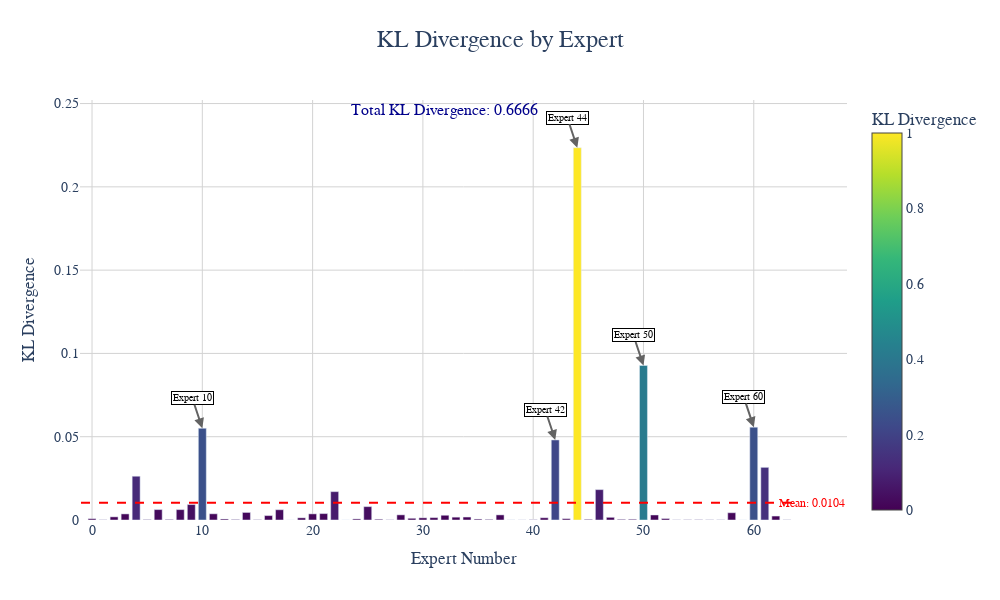

Notebook code cell kept with this figure:
### Markdown cell above
### plot of KL divergence

### Code cell
import plotly.graph_objects as go
import json
import plotly.express as px
import numpy as np

# Load the KL divergence results
with open('kl_divergence_analysis_1.json', 'r') as f:
    kl_data = json.load(f)

# Extract expert numbers and KL divergence values
experts = [int(expert.split('_')[1]) for expert in kl_data['expert_kl_divergences'].keys()]
kl_values = list(kl_data['expert_kl_divergences'].values())

# Create a color scale based on KL divergence values
colors = px.colors.sequential.Viridis

# Normalize KL values for color mapping
norm_kl_values = (np.array(kl_values) - min(kl_values)) / (max(kl_values) - min(kl_values))

# Create the bar chart
fig = go.Figure(data=[go.Bar(
    x=experts,
    y=kl_values,
    marker=dict(
        color=norm_kl_values,
        colorscale=colors,
        colorbar=dict(title="KL Divergence")
    )
)])

# Update layout
fig.update_layout(
    title={
        'text': 'KL Divergence by Expert',
        'y':0.95,
        'x':0.5,
        'xanchor': 'center',
        'yanchor': 'top',
        'font': dict(size=24)
    },
    xaxis_title='Expert Number',
    yaxis_title='KL Divergence',
    bargap=0.2,
    bargroupgap=0.1,
    plot_bgcolor='white',  # Set plot background to white
    paper_bgcolor='white',  # Set paper background to white
    font=dict(family="Arial", size=14),
    xaxis=dict(showgrid=True, gridcolor='lightgrey'),  # Add light grid to x-axis
    yaxis=dict(showgrid=True, gridcolor='lightgrey'),  # Add light grid to y-axis
)

# Add a horizontal line for the mean KL divergence
mean_kl = sum(kl_values) / len(kl_values)
fig.add_shape(
    type="line",
    x0=-1,
    y0=mean_kl,
    x1=len(experts),
    y1=mean_kl,
    line=dict(color="red", width=2, dash="dash"),
)

# Add annotation for mean KL divergence
fig.add_annotation(
    x=len(experts) * 1.02,
    y=mean_kl,
    text=f"Mean: {mean_kl:.4f}",
    showarrow=False,
    font=dict(size=12, color="red")
)

# Add annotation for total KL divergence
fig.add_annotation(
    x=len(experts) * 0.5,
    y=max(kl_values) * 1.1,
    text=f"Total KL Divergence: {kl_data['total_kl_divergence']:.4f}",
    showarrow=False,
    font=dict(size=16, color="darkblue")
)

# Highlight top 5 experts with highest KL divergence
top_5_indices = sorted(range(len(kl_values)), key=lambda i: kl_values[i], reverse=True)[:5]
for idx in top_5_indices:
    fig.add_annotation(
        x=experts[idx],
        y=kl_values[idx],
        text=f"Expert {experts[idx]}",
        showarrow=True,
        arrowhead=2,
        arrowsize=1,
        arrowwidth=2,
        arrowcolor="#636363",
        font=dict(size=10, color="black"),
        bgcolor="white",
        bordercolor="black",
        borderwidth=1,
    )

# Update size and add modebar
fig.update_layout(
    width=1000,
    height=600,
    modebar_add=["v1hovermode", "toggleSpikelines"]
)

# Show the plot
fig.show()

### Figure 1 — Plotly figure (JSON) as saved in the notebook; plotly's stock layout.template omitted (floating-point values rounded to 4 significant figures)
{"data": [{"marker": {"color": [0.003488, 0.0004693, 0.008435, 0.01636, 0.1176, 0.0009211, 0.02794, 0.001429, 0.02789, 0.04149, 0.2464, 0.01666, 0.002762, 0.00127, 0.02029, 0.0006255, 0.01181, 0.02755, 0, 0.0058, 0.01646, 0.01718, 0.07616, 2.076e-05, 0.00287, 0.0359, 0.002036, 0.0004683, 0.01381, 0.004587, 0.00579, 0.006319, 0.01273, 0.007611, 0.007943, 0.002459, 0.001555, 0.01369, 0.0001064, 0.0001427, 0.0006673, 0.005982, 0.215, 0.003498, 1, 0.001687, 0.08158, 0.007162, 0.001674, 0.001938, 0.4151, 0.01351, 0.003895, 0.0003547, 0.0005334, 0.0006293, 0.0004423, 0.0003873, 0.0195, 3.22e-06, 0.2494, 0.1414, 0.0106, 0.0003932], "colorbar": {"title": {"text": "KL Divergence"}}, "colorscale": [[0, "#440154"], [0.1111, "#482878"], [0.2222, "#3e4989"], [0.3333, "#31688e"], [0.4444, "#26828e"], [0.5556, "#1f9e89"], [0.6667, "#35b779"], [0.7778, "#6ece58"], [0.8889, "#b5de2b"], [1, "#fde725"]]}, "type": "bar", "x": [0, 1, 2, 3, 4, 5, 6, 7, 8, 9, 10, 11, 12, 13, 14, 15, 16, 17, 18, 19, 20, 21, 22, 23, 24, 25, 26, 27, 28, 29, 30, 31, 32, 33, 34, 35, 36, 37, 38, 39, 40, 41, 42, 43, 44, 45, 46, 47, 48, 49, 50, 51, 52, 53, 54, 55, 56, 57, 58, 59, 60, 61, 62, 63], "y": [0.0007813, 0.0001066, 0.001887, 0.003657, 0.02628, 0.0002075, 0.006247, 0.0003211, 0.006234, 0.009275, 0.05507, 0.003724, 0.000619, 0.0002856, 0.004537, 0.0001415, 0.00264, 0.006159, 1.686e-06, 0.001298, 0.003679, 0.003842, 0.01702, 6.325e-06, 0.000643, 0.008025, 0.0004567, 0.0001063, 0.003089, 0.001027, 0.001296, 0.001414, 0.002846, 0.001703, 0.001777, 0.0005513, 0.0003493, 0.003061, 2.546e-05, 3.357e-05, 0.0001508, 0.001339, 0.04806, 0.0007834, 0.2235, 0.0003787, 0.01823, 0.001602, 0.0003757, 0.0004349, 0.09277, 0.003022, 0.0008722, 8.095e-05, 0.0001209, 0.0001423, 0.0001005, 8.825e-05, 0.004361, 2.405e-06, 0.05575, 0.03161, 0.00237, 8.955e-05]}], "layout": {"annotations": [{"font": {"color": "red", "size": 12}, "showarrow": false, "text": "Mean: 0.0104", "x": 65.28, "y": 0.01042}, {"font": {"color": "darkblue", "size": 16}, "showarrow": false, "text": "Total KL Divergence: 0.6666", "x": 32, "y": 0.2458}, {"arrowcolor": "#636363", "arrowhead": 2, "arrowsize": 1, "arrowwidth": 2, "bgcolor": "white", "bordercolor": "black", "borderwidth": 1, "font": {"color": "black", "size": 10}, "showarrow": true, "text": "Expert 44", "x": 44, "y": 0.2235}, {"arrowcolor": "#636363", "arrowhead": 2, "arrowsize": 1, "arrowwidth": 2, "bgcolor": "white", "bordercolor": "black", "borderwidth": 1, "font": {"color": "black", "size": 10}, "showarrow": true, "text": "Expert 50", "x": 50, "y": 0.09277}, {"arrowcolor": "#636363", "arrowhead": 2, "arrowsize": 1, "arrowwidth": 2, "bgcolor": "white", "bordercolor": "black", "borderwidth": 1, "font": {"color": "black", "size": 10}, "showarrow": true, "text": "Expert 60", "x": 60, "y": 0.05575}, {"arrowcolor": "#636363", "arrowhead": 2, "arrowsize": 1, "arrowwidth": 2, "bgcolor": "white", "bordercolor": "black", "borderwidth": 1, "font": {"color": "black", "size": 10}, "showarrow": true, "text": "Expert 10", "x": 10, "y": 0.05507}, {"arrowcolor": "#636363", "arrowhead": 2, "arrowsize": 1, "arrowwidth": 2, "bgcolor": "white", "bordercolor": "black", "borderwidth": 1, "font": {"color": "black", "size": 10}, "showarrow": true, "text": "Expert 42", "x": 42, "y": 0.04806}], "bargap": 0.2, "bargroupgap": 0.1, "font": {"family": "Arial", "size": 14}, "height": 600, "modebar": {"add": ["v1hovermode", "toggleSpikelines"]}, "paper_bgcolor": "white", "plot_bgcolor": "white", "shapes": [{"line": {"color": "red", "dash": "dash", "width": 2}, "type": "line", "x0": -1, "x1": 64, "y0": 0.01042, "y1": 0.01042}], "title": {"font": {"size": 24}, "text": "KL Divergence by Expert", "x": 0.5, "xanchor": "center", "y": 0.95, "yanchor": "top"}, "width": 1000, "xaxis": {"gridcolor": "lightgrey", "showgrid": true, "title": {"text": "Expert Number"}}, "yaxis": {"gridcolor": "lightgrey", "showgrid": true, "title": {"text": "KL Divergence"}}}}
